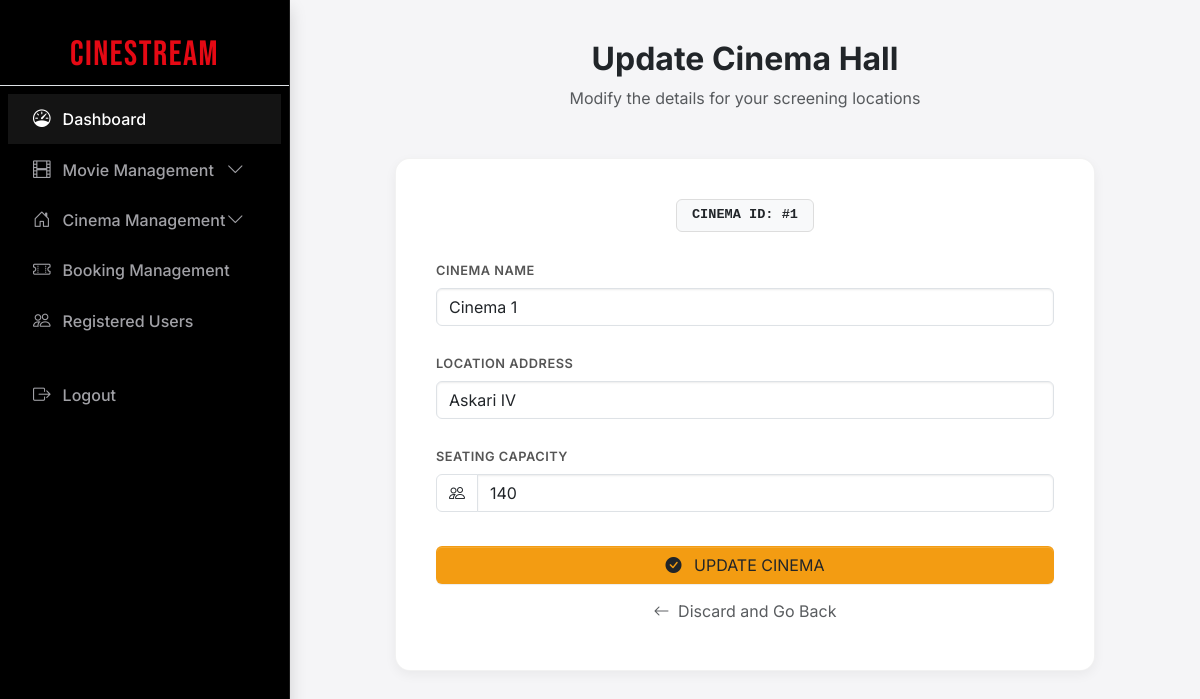
/admin/edit-cinema.php?id=1, run on the app's committed database.
### tables this page shows
CREATE TABLE `cinemas` (
  `id` int(11) NOT NULL,
  `hall_name` varchar(255) NOT NULL,
  `location` varchar(255) NOT NULL,
  `total_capacity` int(11) NOT NULL
);

### admin/edit-cinema.php (the view, shortened to what this page needs)
<?php
include('../includes/connection.php');
$data = null;
if(isset($_GET['id'])) {
    $id = mysqli_real_escape_string($conn, $_GET['id']);
    $record = mysqli_query($conn, "SELECT * FROM cinemas WHERE id=$id");
    if($record && mysqli_num_rows($record) > 0) {
        $data = mysqli_fetch_array($record);
    } else {
        echo "<script>alert('Hall not found.'); window.location='view-cinema.php';</script>";
        exit;
    }
}
?>
<!DOCTYPE html>
<html lang="en">
<head>
    <link rel="stylesheet" href="https://cdn.jsdelivr.net/npm/bootstrap-icons@1.13.1/font/bootstrap-icons.min.css" />
    <link rel="stylesheet" href="assets/css/adminlte.css" />
</head>
<body class="layout-fixed sidebar-expand-lg">
    <div class="app-wrapper">
        <?php include('../includes/sidebar.php'); ?>
        <main class="app-main">
            <div class="main-content">
                <div class="text-center mb-5">
                    <h2 class="fw-bold">Update Cinema Hall</h2>
                    <p class="text-muted">Modify the details for your screening locations</p>
                </div>
                <div class="container-fluid">
                    <div class="form-card">
                        <div class="text-center">
                            <div class="id-badge">CINEMA ID: #<?php echo $data['id']; ?></div>
                        </div>
                        <form action="" method="POST">
                            <div class="mb-4">
                                <label class="form-label">Cinema Name</label>
                                <input type="text" name="hall_name" class="form-control"
                                       value="<?php echo htmlspecialchars($data['hall_name']); ?>" required>
                            </div>
                            <div class="mb-4">
                                <label class="form-label">Location Address</label>
                                <input type="text" name="location" class="form-control"
                                       value="<?php echo htmlspecialchars($data['location']); ?>" required>
                            </div>
                            <div class="mb-4">
                                <label class="form-label">Seating Capacity</label>
                                <div class="input-group">
                                    <span class="input-group-text bg-white"><i class="bi bi-people"></i></span>
                                    <input type="number" name="capacity" class="form-control"
                                           value="<?php echo htmlspecialchars($data['total_capacity']); ?>" required>
                                </div>
                            </div>
                            <button type="submit" name="update_theater" class="btn btn-update">
                                <i class="bi bi-check-circle-fill me-2"></i> UPDATE CINEMA
                            </button>
                            <a href="view-cinema.php" class="btn btn-link w-100 text-muted mt-2 text-decoration-none small">
                                <i class="bi bi-arrow-left me-1"></i> Discard and Go Back
                            </a>
                        </form>
                    </div>
                </div>
            </div>
        </main>
    </div>
</body>
</html>

### admin/edit-cinema.php (style rules this page uses)
:root { --edit-amber: #f39c12; --bg-light: #f4f6f9; }
body { background-color: var(--bg-light); font-family: 'Inter', sans-serif; }
.app-wrapper { display: flex; width: 100%; }
.app-main { flex-grow: 1; min-height: 100vh; }
.main-content { padding: 40px 20px; }
.form-card { background: white; border-radius: 15px; padding: 40px; box-shadow: 0 4px 12px rgba(0, 0, 0, 0.05); border: 1px solid rgba(0,0,0,0.05); max-width: 700px; width: 100%; margin: 0 auto; }
.form-label { font-weight: 600; font-size: 0.8rem; color: #555; text-transform: uppercase; letter-spacing: 0.5px; }
.btn-update { background-color: var(--edit-amber) !important; color: white; border-radius: 10px; padding: 14px; font-weight: 700; border: none; width: 100%; margin-top: 10px; transition: 0.3s; }
.id-badge { display: inline-block; background: #f8f9fa; padding: 5px 15px; border-radius: 6px; font-family: monospace; font-weight: bold; font-size: 0.85rem; border: 1px solid #ddd; margin-bottom: 25px; }

### includes/sidebar.php (style rules this page uses)
:root { --netflix-red: #E50914; --apple-dark: #121212; --nav-text: #a1a1a6; --sidebar-width: 290px; }
body { display: flex; margin: 0; min-height: 100vh; background-color: #f5f5f7; font-family: 'Inter', sans-serif; }

### data on the page
cinemas: id "1", hall_name "Cinema 1", location "Askari IV", capacity "140"
